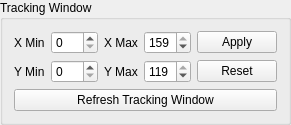
         <widget class="QGroupBox" name="trackingWindowGroupBox">
          <property name="title">
           <string>Tracking Window</string>
          </property>
          <layout class="QGridLayout" name="trackingWindowLayout">
           <item row="0" column="0">
            <widget class="QLabel" name="xMinLabel">
             <property name="text">
              <string>X Min</string>
             </property>
            </widget>
           </item>
           <item row="0" column="1">
            <widget class="QSpinBox" name="xMinSpinBox">
             <property name="accelerated">
              <bool>true</bool>
             </property>
             <property name="maximum">
              <number>159</number>
             </property>
             <property name="value">
              <number>0</number>
             </property>
            </widget>
           </item>
           <item row="1" column="0">
            <widget class="QLabel" name="yMinLabel">
             <property name="text">
              <string>Y Min</string>
             </property>
            </widget>
           </item>
           <item row="1" column="1">
            <widget class="QSpinBox" name="yMinSpinBox">
             <property name="accelerated">
              <bool>true</bool>
             </property>
             <property name="maximum">
              <number>119</number>
             </property>
             <property name="value">
              <number>0</number>
             </property>
            </widget>
           </item>
           <item row="0" column="2">
            <widget class="QLabel" name="xMaxLabel">
             <property name="text">
              <string>X Max</string>
             </property>
            </widget>
           </item>
           <item row="1" column="2">
            <widget class="QLabel" name="yMaxLabel">
             <property name="text">
              <string>Y Max</string>
             </property>
            </widget>
           </item>
           <item row="0" column="3">
            <widget class="QSpinBox" name="xMaxSpinBox">
             <property name="accelerated">
              <bool>true</bool>
             </property>
             <property name="maximum">
              <number>159</number>
             </property>
             <property name="value">
              <number>159</number>
             </property>
            </widget>
           </item>
           <item row="1" column="3">
            <widget class="QSpinBox" name="yMaxSpinBox">
             <property name="accelerated">
              <bool>true</bool>
             </property>
             <property name="maximum">
              <number>119</number>
             </property>
             <property name="value">
              <number>119</number>
             </property>
            </widget>
           </item>
           <item row="0" column="4">
            <widget class="QPushButton" name="twApplyPushButton">
             <property name="text">
              <string>Apply</string>
             </property>
            </widget>
           </item>
           <item row="1" column="4">
            <widget class="QPushButton" name="twResetPushButton">
             <property name="text">
              <string>Reset</string>
             </property>
            </widget>
           </item>
           <item row="2" column="0" colspan="5">
            <widget class="QPushButton" name="twRefreshPushButton">
             <property name="text">
              <string>Refresh Tracking Window</string>
             </property>
            </widget>
           </item>
          </layout>
         </widget>
